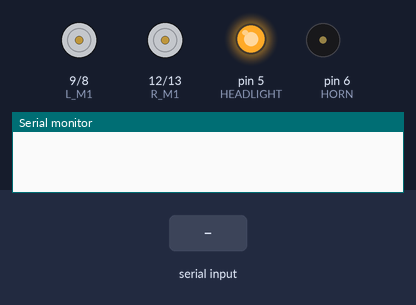
Simulated run of this sketch. Board: Arduino Uno, built with avr-gcc and run on an emulated ATmega328P. Shown: motor-driver pin pairs drawn as motors (green arrow = first pin HIGH = forward, orange = second pin HIGH = backward, longer = more drive, scaled by the enable pin), output pins drawn as LEDs (lit = HIGH), buzzer (waves = sounding), the last lines printed to the serial monitor. The test bench sets the inputs (shaded band).

Above: at 1.2 s.
1.3 s: byte 87 (LIGHT_CHAR) received over Serial
At 2.2 s:
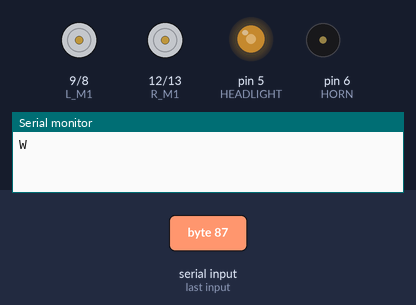
2.8 s: "1" received over Serial
At 3.8 s:
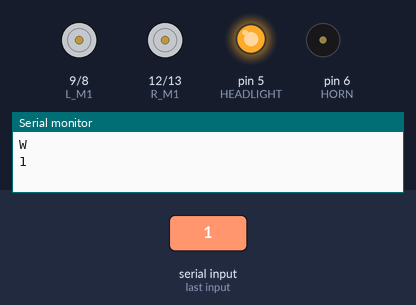
4.3 s: byte 86 (HORN_CHAR) received over Serial
At 4.8 s:
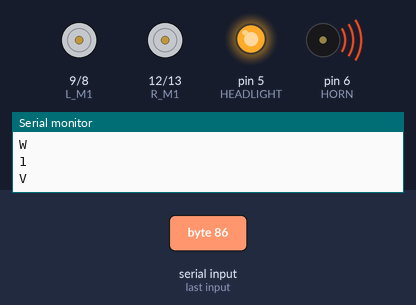
5.8 s: byte 70 (FOR_CHAR) received over Serial
At 7.0 s:
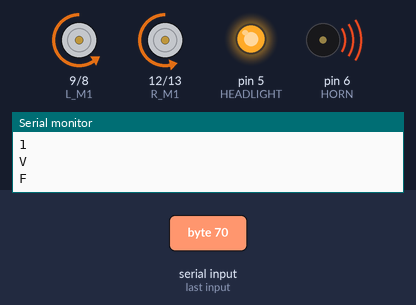
7.3 s: byte 66 (BACK_CHAR) received over Serial
At 8.2 s:
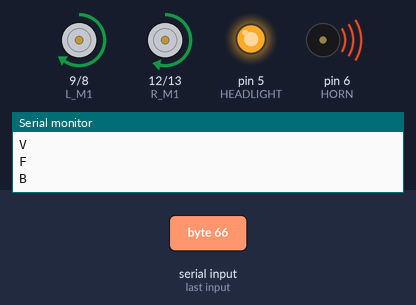
8.8 s: byte 82 (CCW_CHAR) received over Serial
At 9.3 s:
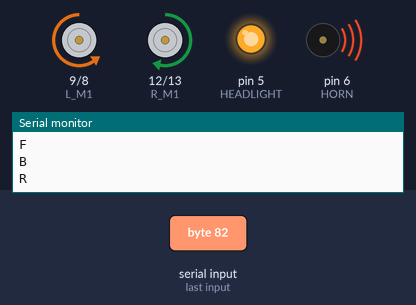
Timing chart, 0 to 11.3 s (numbered marks = the images above; inputs shaded):
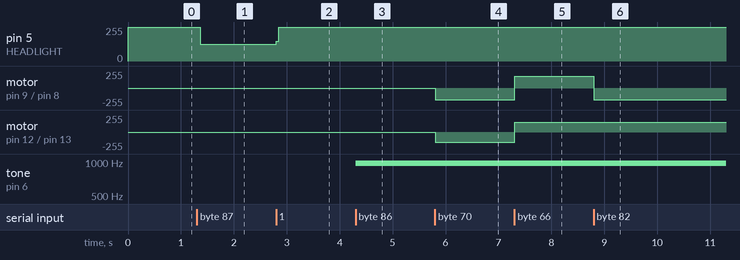

The sketch:

EE128MiniProject.ino
```cpp
//define pins
#define L_EN 10
#define R_EN 11
#define L_M1 9
#define L_M2 8
#define R_M1 12
#define R_M2 13
#define HORN 6
#define HEADLIGHT 5

//directions
#define FOR 1
#define BACK 2
#define CCW 3
#define CW 4
#define STOP 5
#define FL 6
#define FR 7
#define BL 8
#define BR 9

//BT
char bt_char = '0';
#define FOR_CHAR 'F'
#define BACK_CHAR 'B'
#define CCW_CHAR 'R'
#define CW_CHAR 'L'
#define STOP_CHAR 'S'
#define LIGHT_CHAR 'W'
#define HORN_CHAR 'V'
#define FW_LEFT 'G'
#define FW_RIGHT 'I'
#define BACK_LEFT 'H'
#define BACK_RIGHT 'J'

//globals
bool horn_stat = false;
bool light_stat = false;
int L_M_OFFSET = 25;
int BASE_SPEED = 150;
int DIAG_OFFSET = 80;

//function prototypes
void set_motor(int dir);
void toggle_horn();
void toggle_headlights();

void setup()
{
  //pin modes
  pinMode(HORN, OUTPUT);
  pinMode(HEADLIGHT, OUTPUT);
  pinMode(L_EN, OUTPUT);
  pinMode(R_EN, OUTPUT);
  pinMode(L_M1, OUTPUT);
  pinMode(L_M2, OUTPUT);
  pinMode(R_M1, OUTPUT);
  pinMode(R_M2, OUTPUT);

  //setup BT
  Serial.begin(9600);

  //set initial motor dir to stop and set enables
  analogWrite(L_EN, BASE_SPEED + L_M_OFFSET);
  analogWrite(R_EN, BASE_SPEED);
  set_motor(STOP);
  toggle_headlights();
}

void loop()
{
  //check for bt val
  if(Serial.available())
  {
    bt_char = Serial.read();
    Serial.println(bt_char);
    Serial.flush();
  }

  switch(bt_char)
  {
    case LIGHT_CHAR:
      toggle_headlights();
    break;

    case HORN_CHAR:
      toggle_horn();
    break;

    case FOR_CHAR:
      set_motor(FOR);
    break;

    case BACK_CHAR:
      set_motor(BACK);
    break;

    case CCW_CHAR:
      set_motor(CCW);
    break;

    case CW_CHAR:
      set_motor(CW);
    break;

    case STOP_CHAR:
      set_motor(STOP);
    break;

    case FW_LEFT:
      set_motor(FL);
    break;

    case FW_RIGHT:
      set_motor(FR);
    break;

    case BACK_LEFT:
      set_motor(BL);
    break;

    case BACK_RIGHT:
      set_motor(BR);
    break;

    default:
      set_motor(STOP);
    break;
  }
  delay(5); //200 ticks per second
}

void set_motor(int dir)
{
  switch(dir)
  {
    case STOP:
      //stop
      //Serial.println("Stop");
      analogWrite(L_EN, BASE_SPEED + L_M_OFFSET);
      analogWrite(R_EN, BASE_SPEED);
      digitalWrite(L_M1, LOW);
      digitalWrite(L_M2, LOW);
      digitalWrite(R_M1, LOW);
      digitalWrite(R_M2, LOW);
    break;

    case BACK:
      //backward
      //Serial.println("Back");
      analogWrite(L_EN, BASE_SPEED + L_M_OFFSET);
      analogWrite(R_EN, BASE_SPEED);
      digitalWrite(L_M1, HIGH);
      digitalWrite(L_M2, LOW);
      digitalWrite(R_M1, HIGH);
      digitalWrite(R_M2, LOW);
    break;

    case FOR:
      //forward
      //Serial.println("Forward");
      analogWrite(L_EN, BASE_SPEED + L_M_OFFSET);
      analogWrite(R_EN, BASE_SPEED);
      digitalWrite(L_M1, LOW);
      digitalWrite(L_M2, HIGH);
      digitalWrite(R_M1, LOW);
      digitalWrite(R_M2, HIGH);
    break;

    case CW:
      //rotate CW
      //Serial.println("CCW");
      analogWrite(L_EN, BASE_SPEED + L_M_OFFSET);
      analogWrite(R_EN, BASE_SPEED);
      digitalWrite(L_M1, HIGH);
      digitalWrite(L_M2, LOW);
      digitalWrite(R_M1, LOW);
      digitalWrite(R_M2, HIGH);
    break;

    case CCW:
      //rotate CCW
      //Serial.println("CW");
      analogWrite(L_EN, BASE_SPEED + L_M_OFFSET);
      analogWrite(R_EN, BASE_SPEED);
      digitalWrite(L_M1, LOW);
      digitalWrite(L_M2, HIGH);
      digitalWrite(R_M1, HIGH);
      digitalWrite(R_M2, LOW);
    break;

    case FL:
      analogWrite(L_EN, BASE_SPEED + L_M_OFFSET);
      analogWrite(R_EN, BASE_SPEED + DIAG_OFFSET);
      digitalWrite(L_M1, LOW);
      digitalWrite(L_M2, HIGH);
      digitalWrite(R_M1, LOW);
      digitalWrite(R_M2, HIGH);
    break;

    case FR:
      analogWrite(L_EN, BASE_SPEED + L_M_OFFSET + DIAG_OFFSET);
      analogWrite(R_EN, BASE_SPEED);
      digitalWrite(L_M1, LOW);
      digitalWrite(L_M2, HIGH);
      digitalWrite(R_M1, LOW);
      digitalWrite(R_M2, HIGH);
    break;

    case BL:
      analogWrite(L_EN, BASE_SPEED + L_M_OFFSET);
      analogWrite(R_EN, BASE_SPEED + DIAG_OFFSET);
      digitalWrite(L_M1, HIGH);
      digitalWrite(L_M2, LOW);
      digitalWrite(R_M1, HIGH);
      digitalWrite(R_M2, LOW);
    break;

    case BR:
      analogWrite(L_EN, BASE_SPEED + L_M_OFFSET + DIAG_OFFSET);
      analogWrite(R_EN, BASE_SPEED);
      digitalWrite(L_M1, HIGH);
      digitalWrite(L_M2, LOW);
      digitalWrite(R_M1, HIGH);
      digitalWrite(R_M2, LOW);
    break;

    default:
      //stop
      //Serial.println("Stop");
      digitalWrite(L_M1, LOW);
      digitalWrite(L_M2, LOW);
      digitalWrite(R_M1, LOW);
      digitalWrite(R_M2, LOW);
    break;
  }
}

void toggle_horn()
{
  //Serial.println("Horn");
  horn_stat = !(horn_stat);
  if(horn_stat)
  {
    //horn on
    analogWrite(HORN, 255/2);
  }
  else
  {
    //horn off
    digitalWrite(HORN, LOW);
  }
}

void toggle_headlights()
{
  //Serial.println("Headlights");
  light_stat = !(light_stat);
  if(light_stat)
  {
    //light on
    digitalWrite(HEADLIGHT, HIGH);
  }
  else
  {
    //light off
    digitalWrite(HEADLIGHT, LOW);
  }
}
```

Measured:
- after the input at 1.3 s, pin 5 (HEADLIGHT): 255/255 → 127/255 after 0.07 s
- after the input at 2.8 s, pin 5 (HEADLIGHT): 127/255 → 255/255 at once
- after the input at 4.3 s, tone on pin 6 (HORN): silent → 977 Hz at once
- after the input at 5.8 s, motor on pin 9 (L_M1) / pin 8 (L_M2): stopped → backward 175/255 at once; motor on pin 12 (R_M1) / pin 13 (R_M2): stopped → backward 150/255 at once
- after the input at 7.3 s, motor on pin 9 (L_M1) / pin 8 (L_M2): backward 175/255 → forward 175/255 at once; motor on pin 12 (R_M1) / pin 13 (R_M2): backward 150/255 → forward 150/255 at once
- after the input at 8.8 s, motor on pin 9 (L_M1) / pin 8 (L_M2): forward 175/255 → backward 175/255 at once
